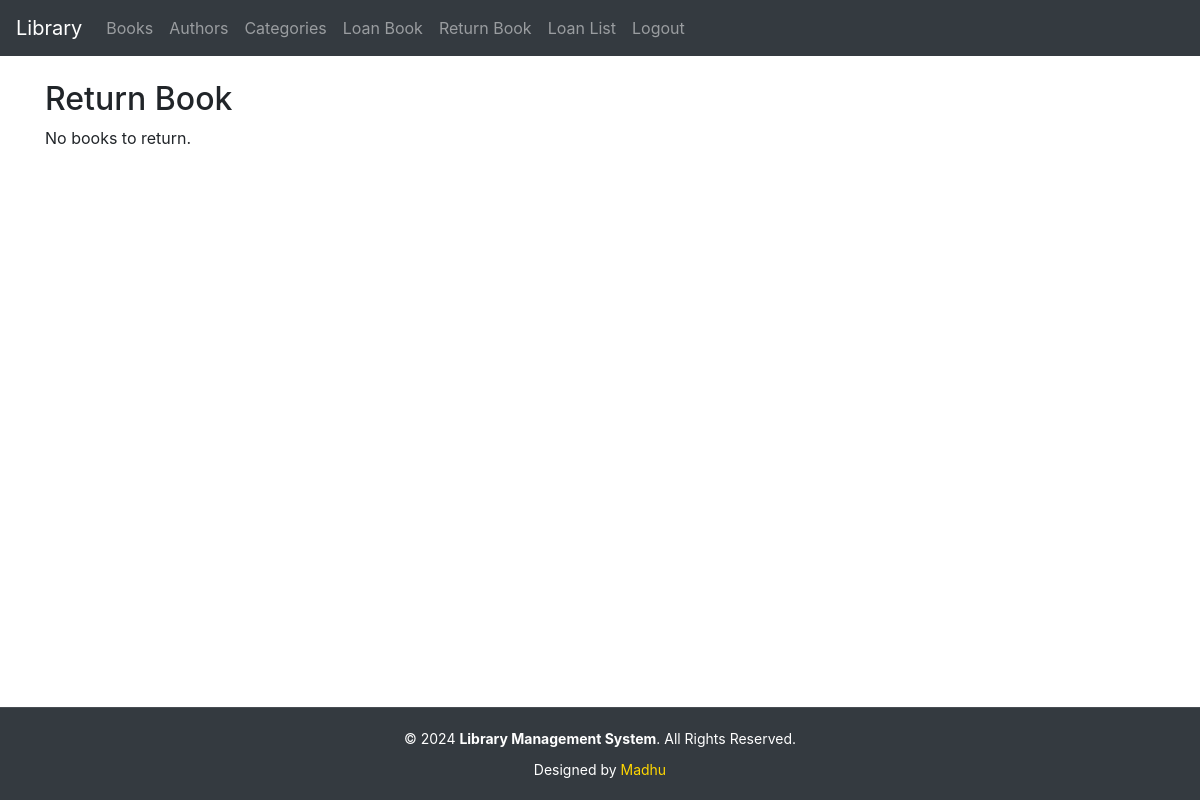
The app's page /return/ (signed in), older data.
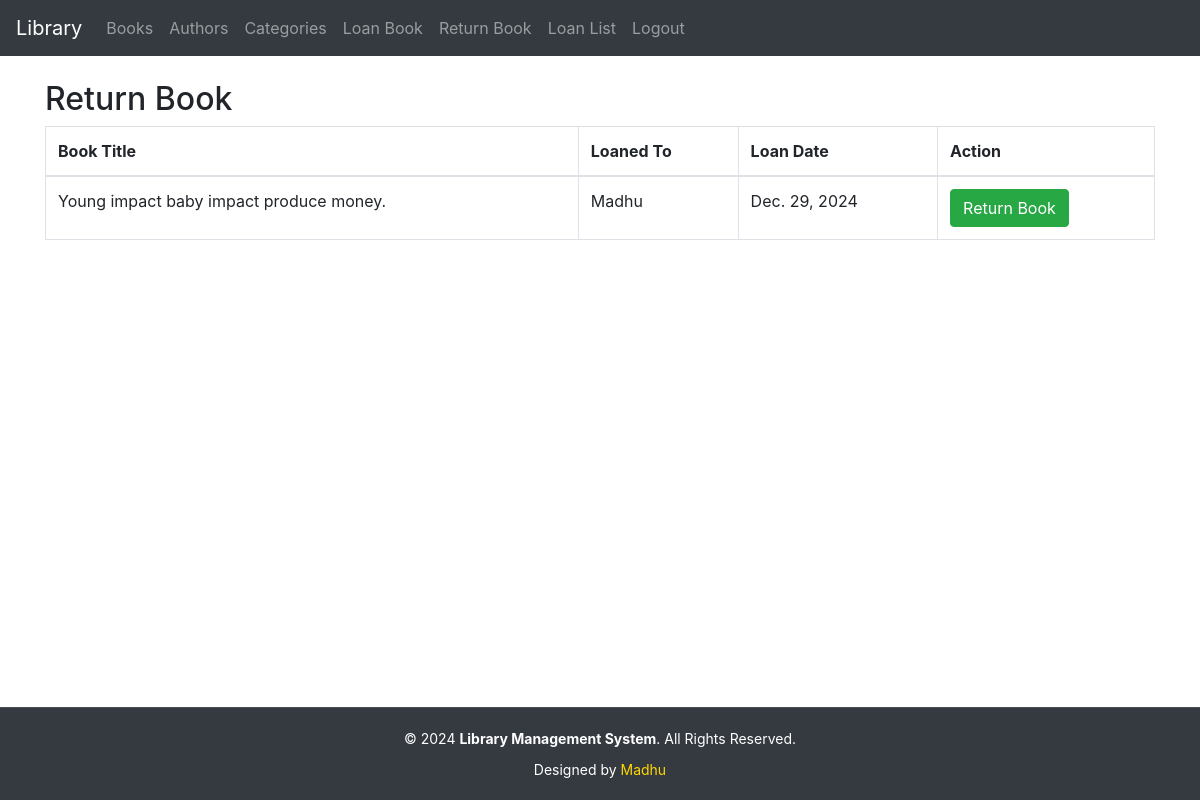
The same page, newer data.
### library/models.py (models this page shows, shortened)
class Loan(models.Model):
    book = models.ForeignKey(Book, on_delete=models.CASCADE)
    loaned_to = models.CharField(max_length=255)
    loaned_date = models.DateField(default=now)
    return_date = models.DateField(null=True, blank=True)

class Book(models.Model):
    title = models.CharField(max_length=255)
    author = models.ForeignKey(Author, on_delete=models.CASCADE)
    category = models.ForeignKey(Category, on_delete=models.CASCADE)
    isbn = models.CharField(max_length=13, unique=True)
    published_date = models.DateField()
    copies_available = models.PositiveIntegerField(default=1)
    cover_image = models.ImageField(upload_to='covers/', null=True, blank=True)

### library/views.py (the view, shortened to what this page needs)
# urls.py: path('return/', return_book, name='return_book'),
@login_required
def return_book(request):
    loans = Loan.objects.filter(return_date__isnull=True)  # Active loans
    return render(request, 'library/return_book.html', {'loans': loans})

### templates/library/return_book.html (shortened to what this page needs)
{% extends 'library/base.html' %}
{% block content %}
<h2>Return Book</h2>
{% if loans %}
    <form method="POST">
        <table class="table table-bordered">
            <thead>
                <tr>
                    <th>Book Title</th>
                    <th>Loaned To</th>
                    <th>Loan Date</th>
                    <th>Action</th>
                </tr>
            </thead>
            <tbody>
                {% for loan in loans %}
                    <tr>
                        <td>{{ loan.book.title }}</td>
                        <td>{{ loan.loaned_to }}</td>
                        <td>{{ loan.loaned_date }}</td>
                        <td>
                            <button type="submit" name="loan_id" value="{{ loan.id }}" class="btn btn-success">
                                Return Book
                            </button>
                        </td>
                    </tr>
                {% endfor %}
            </tbody>
        </table>
    </form>
{% else %}
    <p>No books to return.</p>
{% endif %}
{% endblock %}

### templates/library/base.html (shortened to what this page needs)
<!DOCTYPE html>
{% load static %}
<html lang="en">
<head>
    <link href="https://stackpath.bootstrapcdn.com/bootstrap/4.5.2/css/bootstrap.min.css" rel="stylesheet">
</head>
<body>
    <nav class="navbar navbar-expand-lg navbar-dark" style="background-color: #343a40;">
        <a class="navbar-brand" href="{% url 'library_list' %}">Library</a>
        <div class="collapse navbar-collapse" id="navbarNav">
            <ul class="navbar-nav">
                {% if user.is_authenticated %}
                    <li class="nav-item"><a class="nav-link" href="{% url 'book_list' %}">Books</a></li>
                    <li class="nav-item"><a class="nav-link" href="{% url 'author_list' %}">Authors</a></li>
                    <li class="nav-item"><a class="nav-link" href="{% url 'category_list' %}">Categories</a></li>
                    <li class="nav-item"><a class="nav-link" href="{% url 'loan_book' %}">Loan Book</a></li>
                    <li class="nav-item"><a class="nav-link" href="{% url 'return_book' %}">Return Book</a></li>
                    <li class="nav-item"><a class="nav-link" href="{% url 'loan_list' %}">Loan List</a></li>
                    <li class="nav-item"><a class="nav-link" href="{% url 'logout_view' %}">Logout</a></li>
                {% else %}
                    <li class="nav-item"><a class="nav-link" href="{% url 'signup_view' %}">Signup</a></li>
                    <li class="nav-item"><a class="nav-link" href="{% url 'login_view' %}">Login</a></li>
                {% endif %}
            </ul>
        </div>
    </nav>
    <div class="content">
        <div class="container mt-4">
            {% block content %}{% endblock %}
        </div>
    </div>
    <footer style="background-color: #343a40; color: #ffffff; padding: 20px 0; border-top: 1px solid rgba(255, 255, 255, 0.1);">
        <div class="container text-center">
            <div class="row">
                <div class="col-12">
                    <p style="margin: 0; font-size: 14px;">
                        © 2024 <strong>Library Management System</strong>. All Rights Reserved.
                    </p>
                </div>
                <div class="col-12" style="margin-top: 10px;">
                    <p style="margin: 0; font-size: 14px;">
                        Designed by <a href="#" style="color: #ffd700; text-decoration: none;">Madhu</a>
                    </p>
                </div>
            </div>
        </div>
    </footer>
</body>
</html>

### templates/library/base.html (style rules this page uses)
html, body { height: 100%; margin: 0; display: flex; flex-direction: column; }
.content { flex: 1; }

Row changes from the older to the newer data that the page shows:
added Loan: book "Young impact baby impact produce money.", loaned_to "Madhu", loaned_date "Dec. 29, 2024", {{ loan.id }} 1 (drawn)
Text that changed along with them:
text no longer shown: "No books to return."
text now shown: "Book Title Loaned To Loan Date Action"
